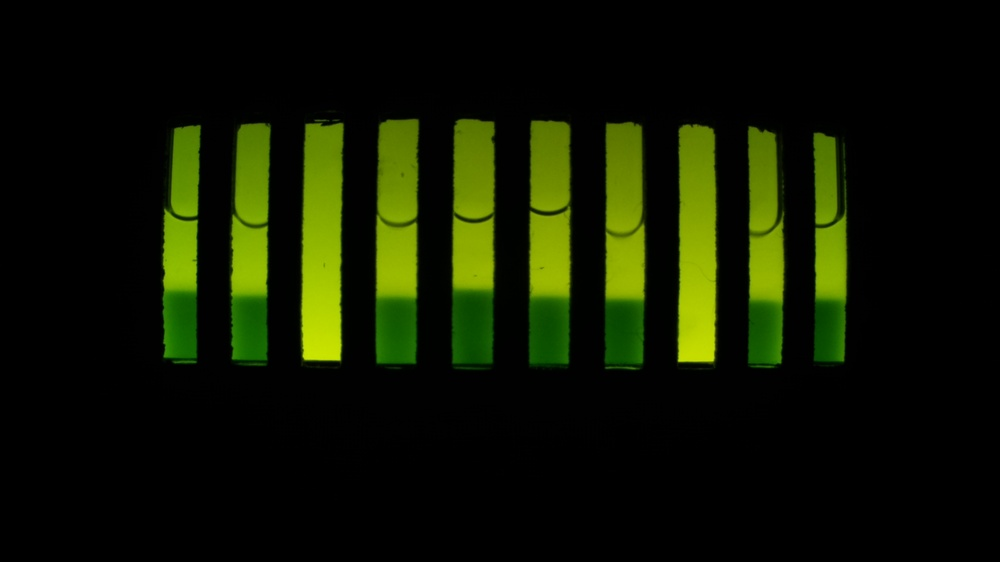
%> input picture image59.jpg, 1000 x 562 px, shrunk from 1920 x 1080 before the run
$ octave redPlane.m   (GNU Octave 9; MATLAB toolbox functions it lacks are replaced by stand-ins)
%> lines starting %> are read from the running program, lines starting %| are printed output that depends on the picture
clear all;
X = imread('image59.jpg');
%> X is the input picture: size 562x1000x3 uint8; mean R, G, B 15.7, 22.5, 0.6
R = X(:,:,1);
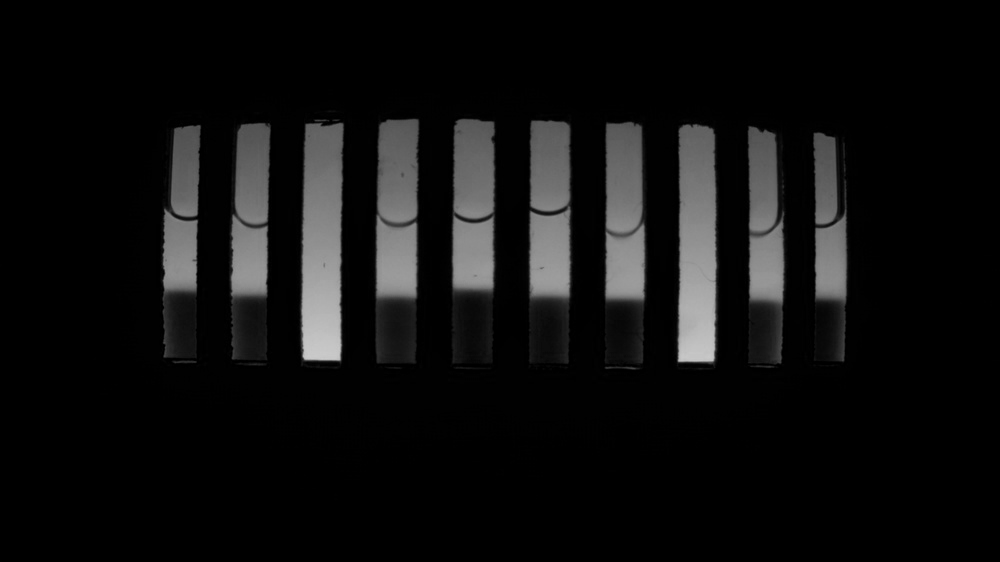
%> R: size 562x1000 uint8; min 0, max 203, mean 15.7
image(R), colormap([[0:1/255:1]', zeros(256,1), zeros(256,1)]), colorbar;
%> after `colorbar`:
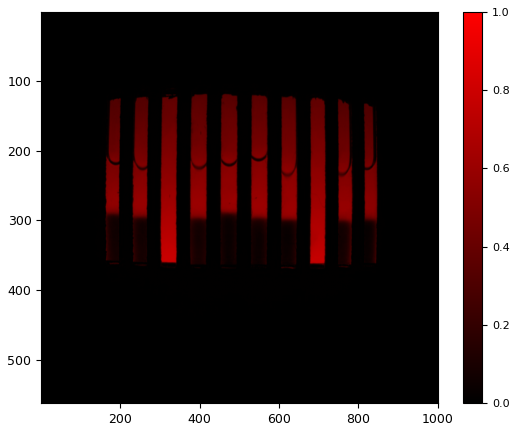
%> figure redrawn from the program's plot data
imshow(R);

$ run again, with image1.jpg copied over image59.jpg
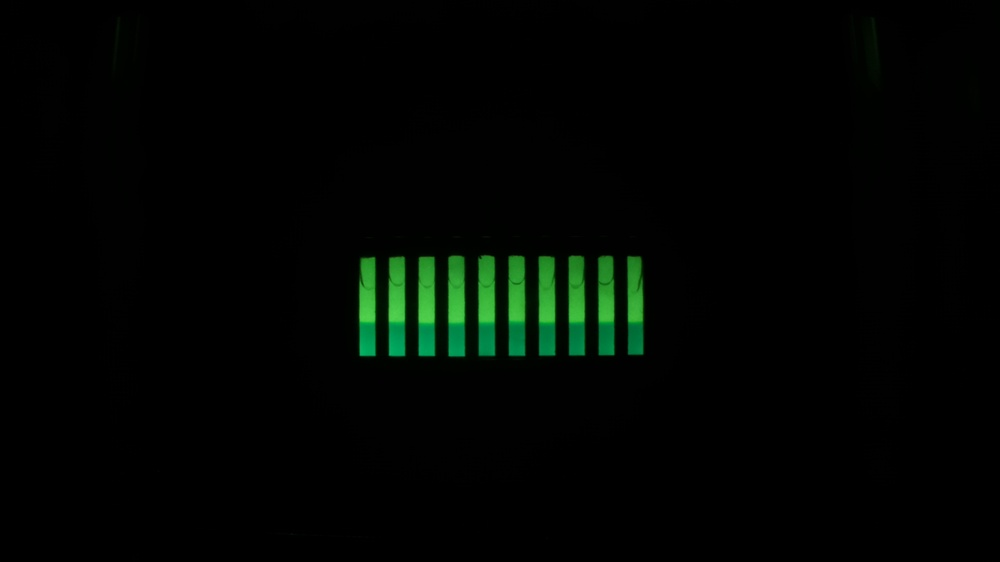
%> input picture image1.jpg, 1000 x 562 px, shrunk from 1920 x 1080 before the run
%> X is the input picture: size 562x1000x3 uint8; mean R, G, B 1.2, 5.1, 1.9
%> `R = X(:,:,1);`:
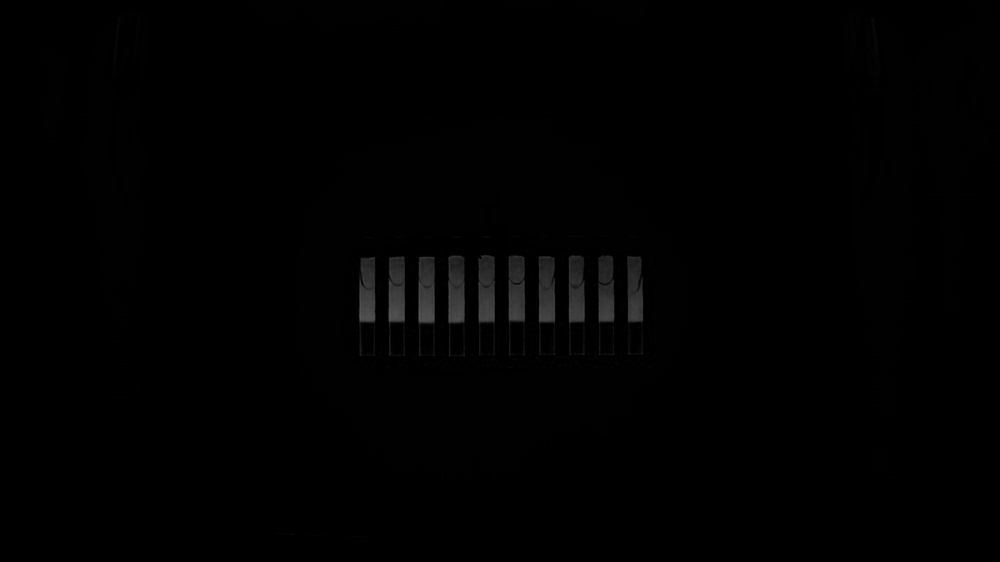
%> R: size 562x1000 uint8; min 0, max 90, mean 1.2
%> `colorbar`:
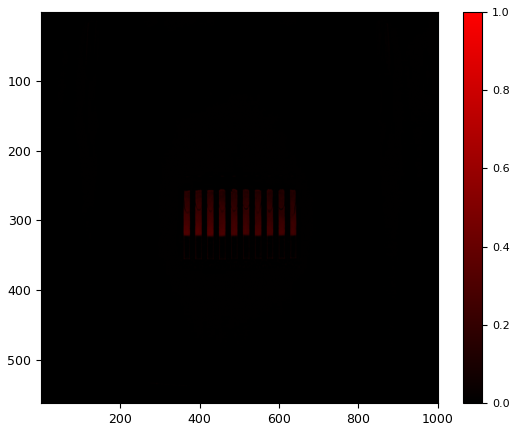
%> figure redrawn from the program's plot data

$ run again, with image11.jpg copied over image59.jpg
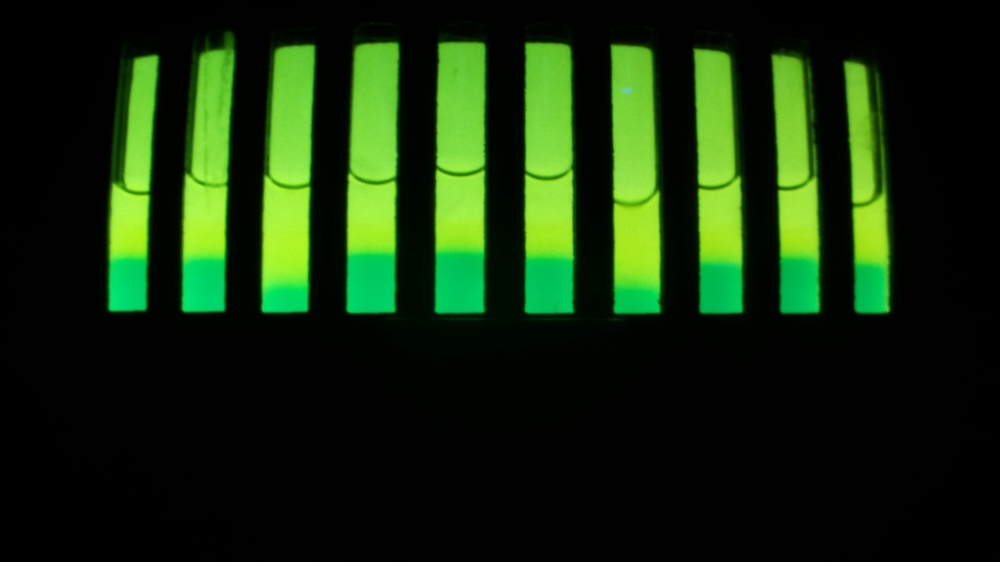
%> input picture image11.jpg, 1000 x 562 px, shrunk from 1920 x 1080 before the run
%> X is the input picture: size 562x1000x3 uint8; mean R, G, B 21, 44.2, 11.6
%> `R = X(:,:,1);`:
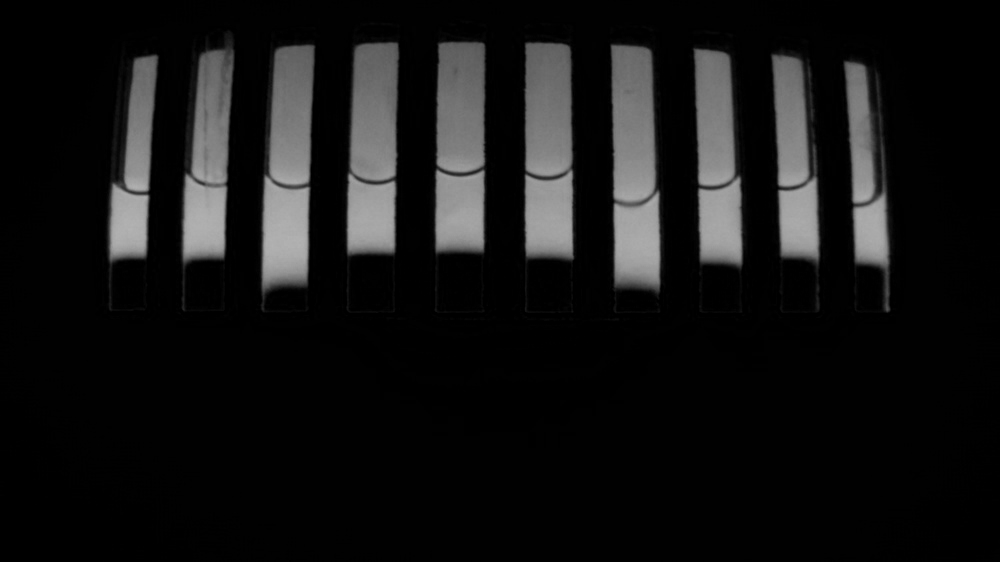
%> R: size 562x1000 uint8; min 0, max 179, mean 21
%> `colorbar`:
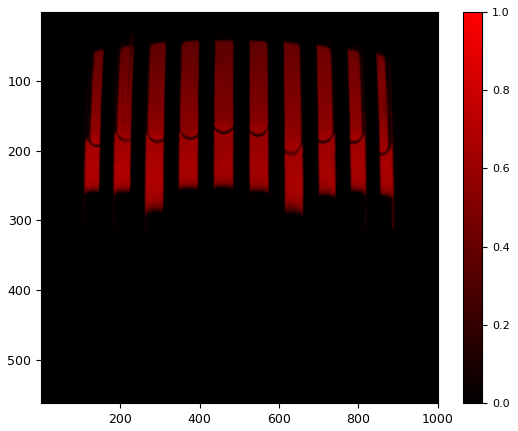
%> figure redrawn from the program's plot data
